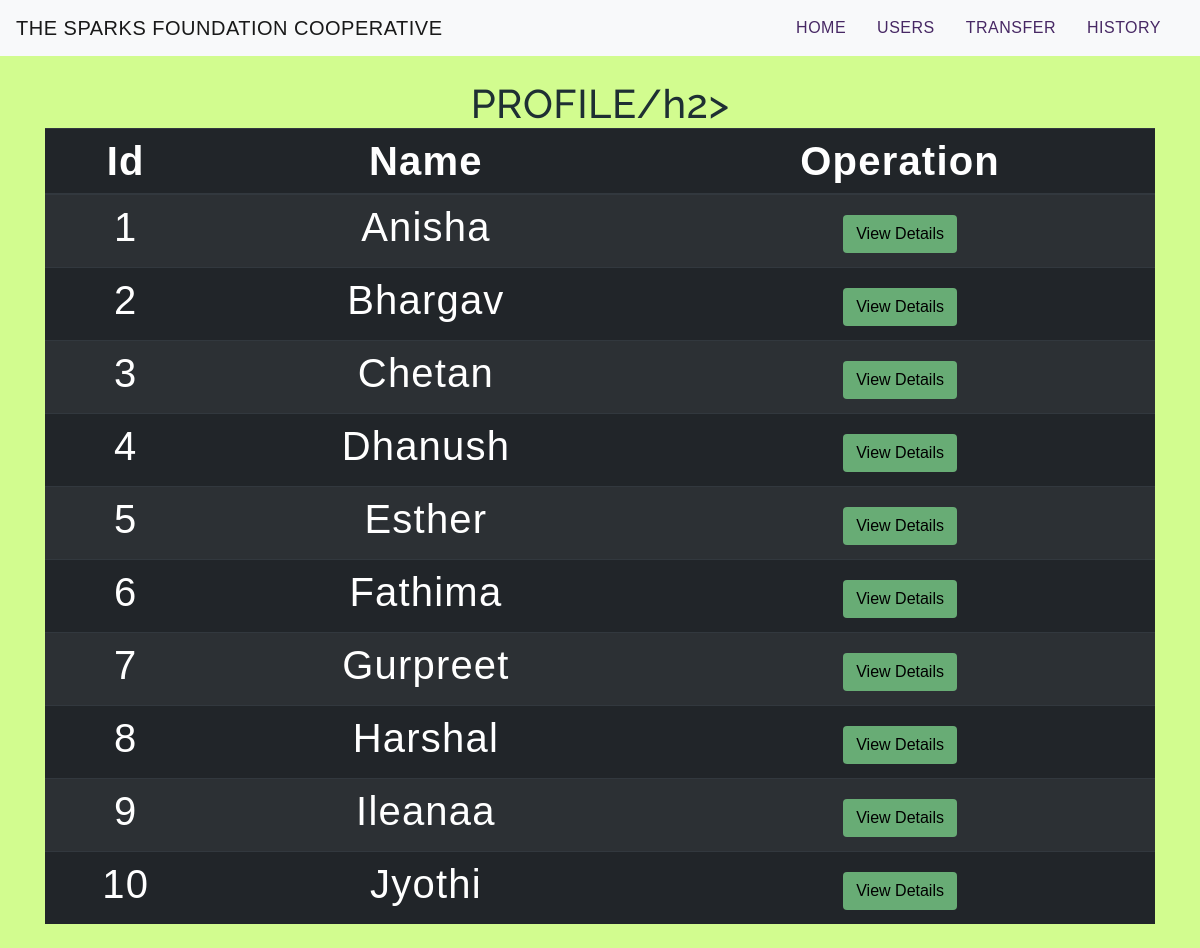
Screenshot of /viewallcustomers.php with the database file from the repository.
### tables this page shows
CREATE TABLE `users` (
`id` int(3) NOT NULL,
`name` text NOT NULL,
`email` varchar(30) NOT NULL,
`balance` int(8) NOT NULL
);

### viewallcustomers.php (the view, shortened to what this page needs)
<!DOCTYPE html>
<html lang="en">
<head>
<link rel="stylesheet" href="https://maxcdn.bootstrapcdn.com/bootstrap/4.0.0/css/bootstrap.min.css">
<link rel="stylesheet" type="text/css" href="css/table.css">
<link rel="stylesheet" type="text/css" href="css/navbar.css">
</head>
<body style="background-color: #d2fc8f">
<?php
include 'config.php';
$sql = "SELECT * FROM users";
$result = mysqli_query($conn,$sql);
?>
<?php
include 'navbar.php';
?>
<div class="container">
<h2 class="text-center pt-4">PROFILE/h2>
<br>
<div class="row">
<div class="col">
<div class="table-responsive-sm">
<table class="table table-hover table-dark table-striped">
<thead>
<tr>
<th scope="col" class="text-center py-2">Id</th>
<th scope="col" class="text-center py-2">Name</th>
<th scope="col" class="text-center py-2">Operation</th>
</tr>
</thead>
<tbody>
<?php
while($rows=mysqli_fetch_assoc($result))
{
?>
<tr>
<td class="py-2"><?php echo $rows['id'] ?></td>
<td class="py-2"><?php echo $rows['name']?></td>
<td><a href="selecteduserdetail.php?id= <?php echo $rows['id'] ;?>"> <button type="button" class="btn">View Details</button></a></td>
</tr>
<?php
}
?>
</tbody>
</table>
</div>
</div>
</div>
</div>
</body>
</html>

### table.css (style rules this page uses)
* { padding: 0; margin: 0; box-sizing: border-box; font-family: sans-serif; }
h2 { font-size: 40px; }
table { letter-spacing: 1.2px; }
td { text-align: center; }
button { border:none; background: #68ac75; transition: 1s; }

### navbar.css (style rules this page uses)
h2 { color: #1e2f33; letter-spacing: 0.5px; font-family: raleway; }

### viewallcustomers.php (style rules this page uses)
button { transition: 1.5s; }

### rows the page displays
users: id "1", name "Anisha"
users: id "2", name "Bhargav"
users: id "3", name "Chetan"
users: id "4", name "Dhanush"
users: id "5", name "Esther"
users: id "6", name "Fathima"
users: id "7", name "Gurpreet"
users: id "8", name "Harshal"
users: id "9", name "Ileanaa"
users: id "10", name "Jyothi"
